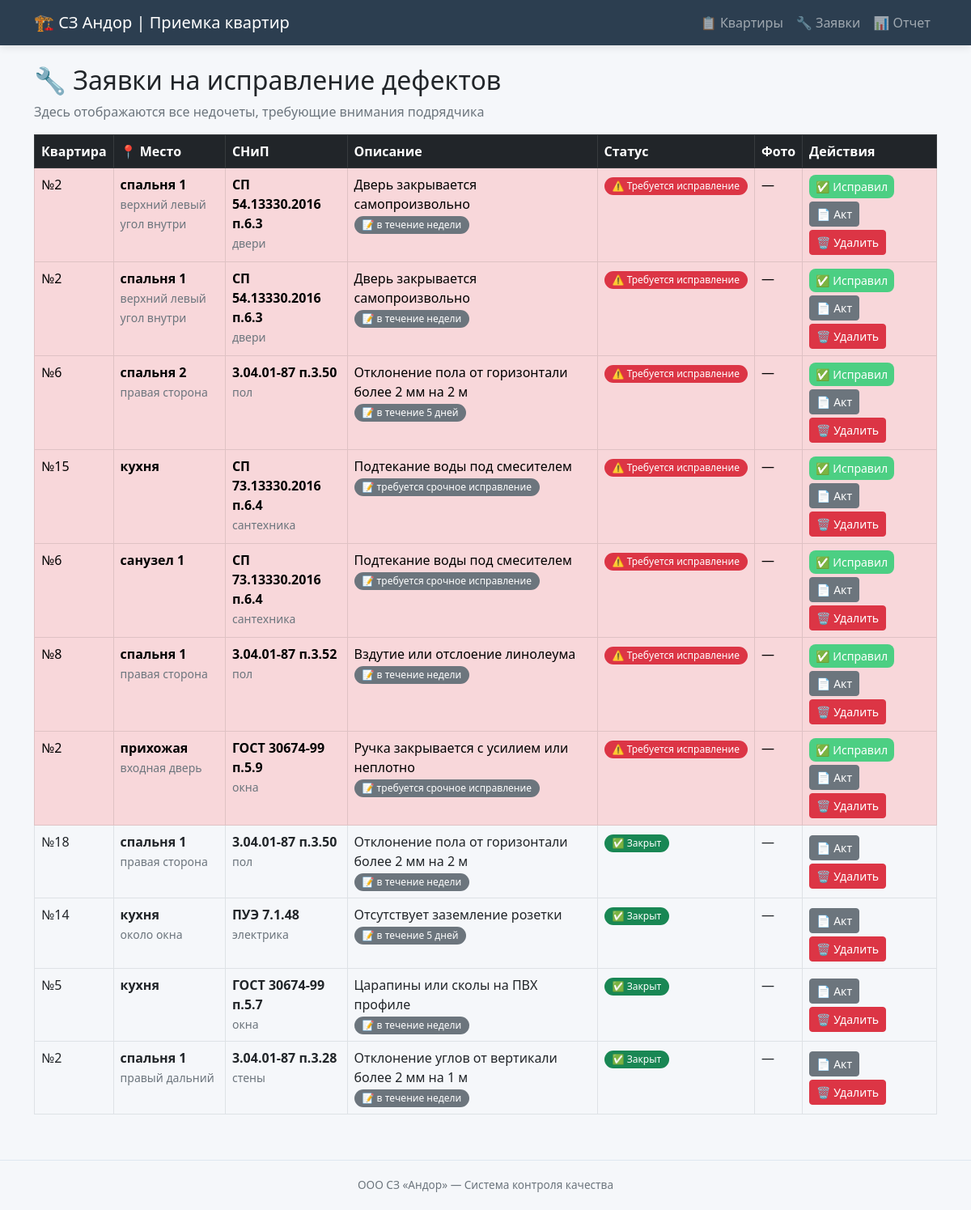
The page /defects on the database as committed earlier.
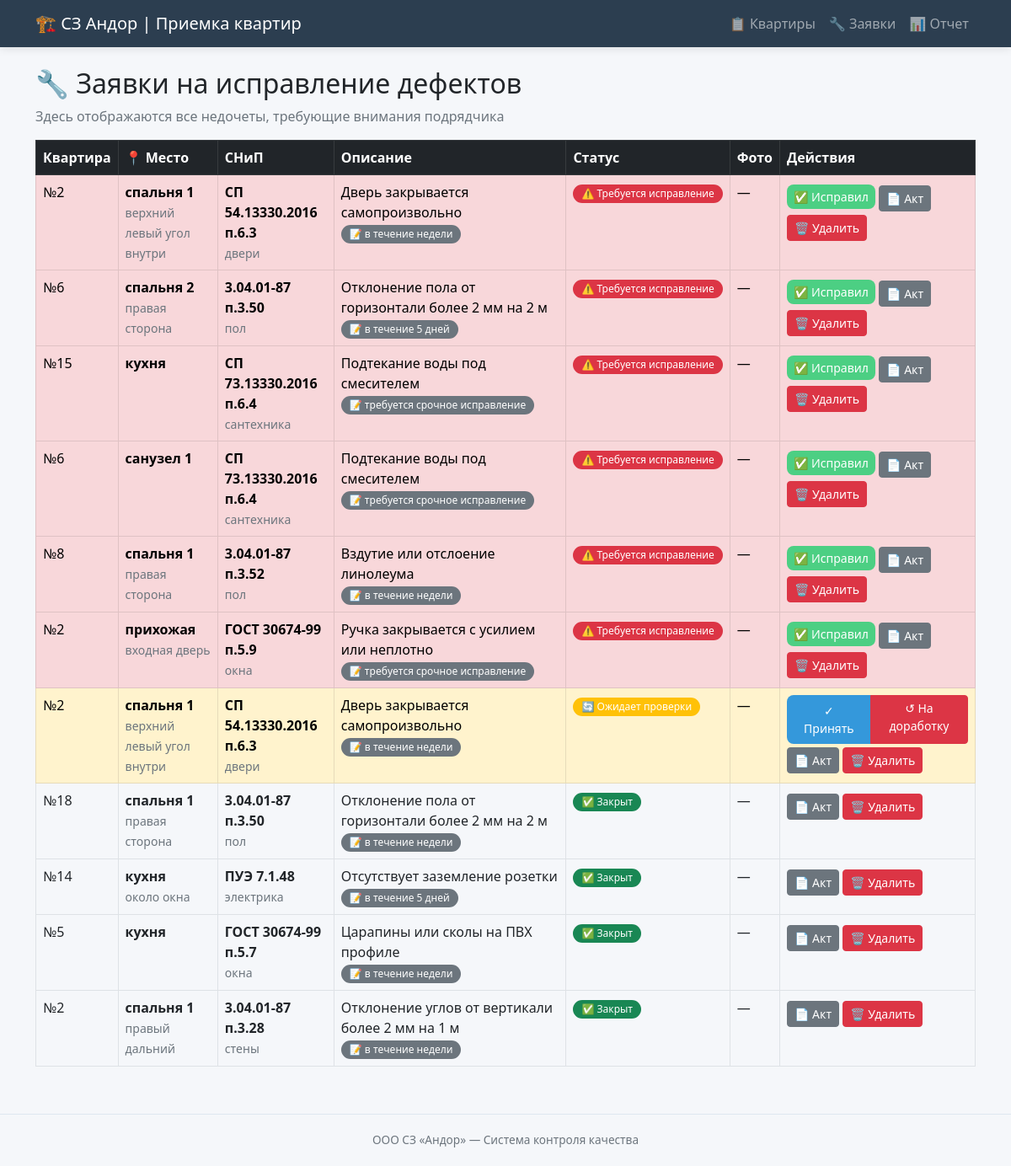
The same page on the database as committed later.
### tables this page shows
CREATE TABLE defects (
            id INTEGER PRIMARY KEY AUTOINCREMENT,
            flat_id INTEGER NOT NULL,
            snip_defect_id INTEGER NOT NULL,
            room TEXT,
            location_detail TEXT,
            comment TEXT,
            photo_path TEXT,
            status TEXT DEFAULT 'open',
            created_at TIMESTAMP,
            fixed_at TIMESTAMP,
            FOREIGN KEY (flat_id) REFERENCES flats(id),
            FOREIGN KEY (snip_defect_id) REFERENCES snip_defects(id)
        );

CREATE TABLE flats (
    id INTEGER PRIMARY KEY AUTOINCREMENT,
    number TEXT NOT NULL,
    street TEXT,
    house TEXT,
    entrance INTEGER,
    floor INTEGER,
    status TEXT DEFAULT 'in_progress'
);

CREATE TABLE snip_defects (
            id INTEGER PRIMARY KEY AUTOINCREMENT,
            code TEXT NOT NULL,
            category TEXT NOT NULL,
            description TEXT NOT NULL,
            severity TEXT NOT NULL
        );

### app.py (the view)
@app.route('/defects')
def defects():
    conn = get_db()
    all_defects = conn.execute('''
        SELECT d.*, f.number as flat_number, f.street, f.house,
               s.code, s.category, s.description, s.severity
        FROM defects d
        JOIN flats f ON d.flat_id = f.id
        JOIN snip_defects s ON d.snip_defect_id = s.id
        ORDER BY
            CASE d.status
                WHEN 'open' THEN 1
                WHEN 'fixed' THEN 2
                WHEN 'closed' THEN 3
            END,
            d.created_at DESC
    ''').fetchall()
    conn.close()
    return render_template('defects.html', defects=all_defects)

### app.py (called while the page is built)
def get_db():
    conn = sqlite3.connect(DB_PATH)
    conn.row_factory = sqlite3.Row
    return conn

### templates/defects.html (shortened to what this page needs)
{% extends "base.html" %}
{% block content %}
<h2>🔧 Заявки на исправление дефектов</h2>
<p class="text-muted">Здесь отображаются все недочеты, требующие внимания подрядчика</p>
<div class="table-responsive">
    <table class="table table-bordered table-hover">
        <thead class="table-dark">
            <tr>
                <th>Квартира</th>
                <th>📍 Место</th>
                <th>СНиП</th>
                <th>Описание</th>
                <th>Статус</th>
                <th>Фото</th>
                <th>Действия</th>
            </tr>
        </thead>
        <tbody>
            {% for d in defects %}
            <tr class="{% if d.status == 'open' %}table-danger{% elif d.status == 'fixed' %}table-warning{% endif %}">
                <td>
                    №{{ d.flat_number }}<br>
                </td>
                <td>
                    {% if d.room %}
                        <strong>{{ d.room }}</strong>
                        {% if d.location_detail %}
                            <br><small class="text-muted">{{ d.location_detail }}</small>
                        {% endif %}
                    {% else %}
                        <span class="text-muted">—</span>
                    {% endif %}
                </td>
                <td>
                    <strong>{{ d.code }}</strong><br>
                    <span class="small text-muted">{{ d.category }}</span>
                </td>
                <td>
                    {{ d.description[:80] }}
                    {% if d.comment %}
                        <br><span class="badge bg-secondary">📝 {{ d.comment[:40] }}</span>
                    {% endif %}
                 </td>
                <td>
                    {% if d.status == 'open' %}
                        <span class="badge bg-danger">⚠️ Требуется исправление</span>
                    {% elif d.status == 'fixed' %}
                        <span class="badge bg-warning">🔄 Ожидает проверки</span>
                    {% else %}
                        <span class="badge bg-success">✅ Закрыт</span>
                    {% endif %}
                 </td>
                <td>
                    {% if d.photo_path %}
                        <a href="/{{ d.photo_path }}" target="_blank" class="btn btn-sm btn-outline-info">📷 Фото</a>
                    {% else %}
                        —
                    {% endif %}
                 </td>
                <td>
                    {% if d.status == 'open' %}
                        <a href="/defect/{{ d.id }}/fix" class="btn btn-sm btn-success">✅ Исправил</a>
                    {% elif d.status == 'fixed' %}
                        <div class="btn-group btn-group-sm">
                            <a href="/defect/{{ d.id }}/close" class="btn btn-primary">✓ Принять</a>
                            <a href="/defect/{{ d.id }}/reopen" class="btn btn-danger">↺ На доработку</a>
                        </div>
                    {% endif %}
                    <a href="/generate_act/{{ d.id }}" class="btn btn-sm btn-secondary mt-1">📄 Акт</a>
                    <a href="/defect/{{ d.id }}/delete" class="btn btn-sm btn-danger mt-1" onclick="return confirm('Удалить этот недочет?')">🗑️ Удалить</a>
                 </td>
             </tr>
            {% endfor %}
        </tbody>
    </table>
</div>
{% endblock %}

### templates/base.html (shortened to what this page needs)
<!DOCTYPE html>
<html lang="ru">
<head>
    <link href="https://cdn.jsdelivr.net/npm/bootstrap@5.2.3/dist/css/bootstrap.min.css" rel="stylesheet">
</head>
<body>
    <nav class="navbar navbar-expand-lg navbar-dark bg-dark">
        <div class="container">
            <a class="navbar-brand" href="/">🏗️ СЗ Андор | Приемка квартир</a>
            <div class="navbar-nav ms-auto">
                <a class="nav-link" href="/">📋 Квартиры</a>
                <a class="nav-link" href="/defects">🔧 Заявки</a>
                <a class="nav-link" href="/report">📊 Отчет</a>
            </div>
        </div>
    </nav>
    <div class="container mt-4">
        {% block content %}{% endblock %}
    </div>
    <footer class="text-center">
        <div class="container">
            ООО СЗ «Андор» — Система контроля качества
        </div>
    </footer>
</body>
</html>

### templates/base.html (style rules this page uses)
body { background-color: #f5f7fa; font-family: 'Segoe UI', Tahoma, Geneva, Verdana, sans-serif; }
.navbar { background-color: #2c3e50 !important; box-shadow: 0 2px 10px rgba(0,0,0,0.1); }
.navbar-brand { font-weight: 500; font-size: 1.25rem; }
.badge { padding: 5px 10px; font-weight: 500; border-radius: 20px; }
.btn-primary { background-color: #3498db; border: none; border-radius: 8px; padding: 8px 16px; font-weight: 500; }
.btn-success { background-color: #4ccf83; border: none; border-radius: 8px; }
footer { border-top: 1px solid #dee7f0; padding: 20px 0; margin-top: 40px; color: #6c757d; font-size: 0.85rem; }

Rows that differ between the two databases and show on the page:
changed defects (number 7 of 11 on the later page): status "⚠️ Требуется исправление ✅ Исправил" → "🔄 Ожидает проверки ✓ Принять ↺ На доработку"; moves down the list
